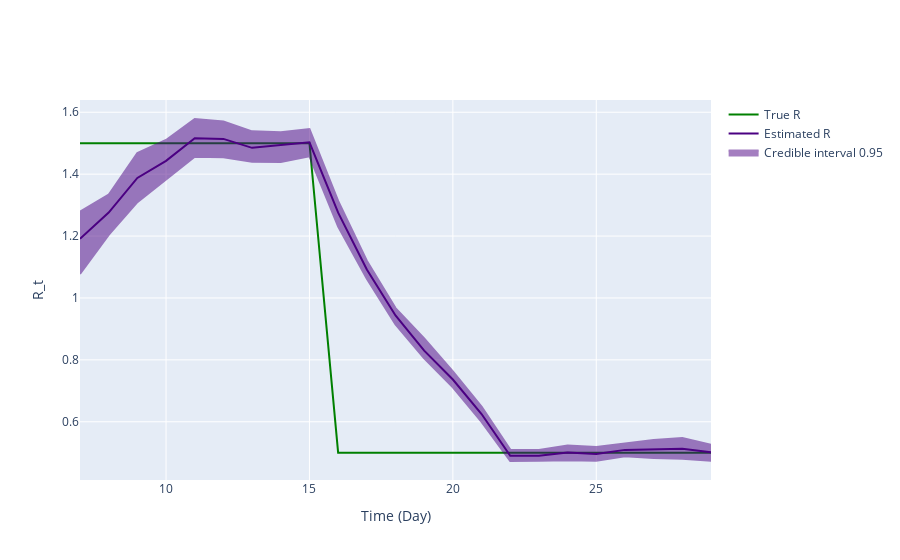

The notebook cell saved with this chart:
### Markdown cell above
## Inference plot using class method results

### Code cell
fig = ReproductionNumberPlot()

fig.add_ground_truth_rt(ground_truth)
fig.add_interval_rt(new_intervals)

fig.update_labels(time_label='Time (Day)', r_label='R_t')

fig.show_figure()

### Figure 1 — Plotly figure (JSON) as saved in the notebook; plotly's stock layout.template omitted (floating-point values rounded to 4 significant figures)
{"data": [{"line": {"color": "green"}, "mode": "lines", "name": "True R", "type": "scatter", "x": [7, 8, 9, 10, 11, 12, 13, 14, 15, 16, 17, 18, 19, 20, 21, 22, 23, 24, 25, 26, 27, 28, 29], "y": [1.5, 1.5, 1.5, 1.5, 1.5, 1.5, 1.5, 1.5, 1.5, 0.5, 0.5, 0.5, 0.5, 0.5, 0.5, 0.5, 0.5, 0.5, 0.5, 0.5, 0.5, 0.5, 0.5]}, {"line": {"color": "indigo"}, "mode": "lines", "name": "Estimated R", "type": "scatter", "x": [7, 8, 9, 10, 11, 12, 13, 14, 15, 16, 17, 18, 19, 20, 21, 22, 23, 24, 25, 26, 27, 28, 29], "y": [1.191, 1.276, 1.388, 1.443, 1.516, 1.514, 1.485, 1.493, 1.503, 1.276, 1.092, 0.9434, 0.8298, 0.7364, 0.6249, 0.4897, 0.4901, 0.5003, 0.4961, 0.5091, 0.5121, 0.5131, 0.5013]}, {"fill": "toself", "fillcolor": "indigo", "line": {"color": "indigo"}, "mode": "lines", "name": "Credible interval 0.95", "opacity": 0.5, "type": "scatter", "x": [7, 8, 9, 10, 11, 12, 13, 14, 15, 16, 17, 18, 19, 20, 21, 22, 23, 24, 25, 26, 27, 28, 29, 29, 28, 27, 26, 25, 24, 23, 22, 21, 20, 19, 18, 17, 16, 15, 14, 13, 12, 11, 10, 9, 8, 7], "y": [1.279, 1.334, 1.468, 1.51, 1.578, 1.571, 1.538, 1.535, 1.546, 1.313, 1.12, 0.9672, 0.8695, 0.7624, 0.649, 0.5099, 0.5091, 0.5232, 0.5187, 0.5303, 0.5414, 0.5471, 0.5253, 0.4742, 0.4807, 0.4832, 0.4881, 0.4738, 0.4757, 0.4736, 0.4732, 0.5996, 0.7112, 0.8051, 0.9146, 1.062, 1.231, 1.457, 1.439, 1.44, 1.455, 1.456, 1.383, 1.309, 1.204, 1.078]}], "layout": {"hovermode": "x unified", "xaxis": {"title": {"text": "Time (Day)"}}, "yaxis": {"title": {"text": "R_t"}}}}
